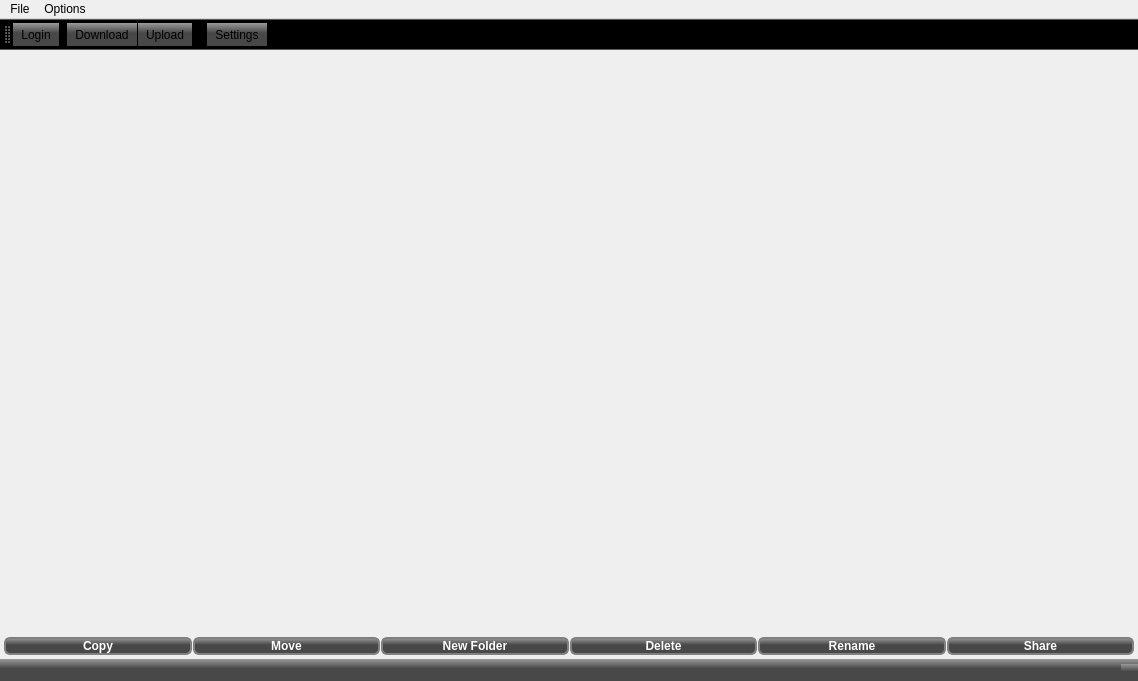
<?xml version="1.0" encoding="UTF-8"?>
<ui version="4.0">
 <class>MainWindow</class>
 <widget class="QMainWindow" name="MainWindow">
  <property name="geometry">
   <rect>
    <x>0</x>
    <y>0</y>
    <width>1138</width>
    <height>681</height>
   </rect>
  </property>
  <property name="sizePolicy">
   <sizepolicy hsizetype="Preferred" vsizetype="Maximum">
    <horstretch>0</horstretch>
    <verstretch>0</verstretch>
   </sizepolicy>
  </property>
  <property name="windowTitle">
   <string>Google Drive</string>
  </property>
  <property name="styleSheet">
   <string notr="true"/>
  </property>
  <property name="locale">
   <locale language="English" country="UnitedStates"/>
  </property>
  <property name="documentMode">
   <bool>false</bool>
  </property>
  <widget class="QWidget" name="centralWidget">
   <layout class="QHBoxLayout" name="horizontalLayout">
    <property name="spacing">
     <number>0</number>
    </property>
    <property name="leftMargin">
     <number>0</number>
    </property>
    <property name="topMargin">
     <number>0</number>
    </property>
    <property name="rightMargin">
     <number>0</number>
    </property>
    <property name="bottomMargin">
     <number>4</number>
    </property>
    <item>
     <layout class="QVBoxLayout" name="verticalLayout">
      <item>
       <widget class="QWidget" name="panelsWidget" native="true">
        <property name="sizePolicy">
         <sizepolicy hsizetype="Preferred" vsizetype="Preferred">
          <horstretch>0</horstretch>
          <verstretch>90</verstretch>
         </sizepolicy>
        </property>
       </widget>
      </item>
      <item>
       <layout class="QHBoxLayout" name="buttonsHLayout">
        <property name="spacing">
         <number>1</number>
        </property>
        <property name="leftMargin">
         <number>4</number>
        </property>
        <property name="topMargin">
         <number>0</number>
        </property>
        <property name="rightMargin">
         <number>4</number>
        </property>
        <property name="bottomMargin">
         <number>0</number>
        </property>
        <item>
         <widget class="QPushButton" name="copyButton">
          <property name="font">
           <font>
            <family>Arial</family>
            <pointsize>9</pointsize>
            <weight>75</weight>
            <bold>true</bold>
           </font>
          </property>
          <property name="cursor">
           <cursorShape>PointingHandCursor</cursorShape>
          </property>
          <property name="styleSheet">
           <string notr="true">background-color: qlineargradient(spread:pad, x1:1, y1:0.432, x2:1, y2:0, stop:0 rgba(72, 72, 72, 255), stop:1 rgba(154, 154, 154, 255));
color: rgb(255, 255, 255);
border: 2px solid gray;
border-top-right-radius: 6px;
border-bottom-right-radius: 6px;
border-top-left-radius: 6px;
border-bottom-left-radius: 6px;
width: 16px;</string>
          </property>
          <property name="text">
           <string>Copy</string>
          </property>
         </widget>
        </item>
        <item>
         <widget class="QPushButton" name="moveButton">
          <property name="font">
           <font>
            <family>Arial</family>
            <pointsize>9</pointsize>
            <weight>75</weight>
            <bold>true</bold>
           </font>
          </property>
          <property name="cursor">
           <cursorShape>PointingHandCursor</cursorShape>
          </property>
          <property name="styleSheet">
           <string notr="true">background-color: qlineargradient(spread:pad, x1:1, y1:0.432, x2:1, y2:0, stop:0 rgba(72, 72, 72, 255), stop:1 rgba(154, 154, 154, 255));
color: rgb(255, 255, 255);
border: 2px solid gray;
border-top-right-radius: 6px;
border-bottom-right-radius: 6px;
border-top-left-radius: 6px;
border-bottom-left-radius: 6px;
width: 16px;</string>
          </property>
          <property name="text">
           <string>Move</string>
          </property>
         </widget>
        </item>
        <item>
         <widget class="QPushButton" name="newFolderButton">
          <property name="font">
           <font>
            <family>Arial</family>
            <pointsize>9</pointsize>
            <weight>75</weight>
            <bold>true</bold>
           </font>
          </property>
          <property name="cursor">
           <cursorShape>PointingHandCursor</cursorShape>
          </property>
          <property name="styleSheet">
           <string notr="true">background-color: qlineargradient(spread:pad, x1:1, y1:0.432, x2:1, y2:0, stop:0 rgba(72, 72, 72, 255), stop:1 rgba(154, 154, 154, 255));
color: rgb(255, 255, 255);
border: 2px solid gray;
border-top-right-radius: 6px;
border-bottom-right-radius: 6px;
border-top-left-radius: 6px;
border-bottom-left-radius: 6px;
width: 16px;</string>
          </property>
          <property name="text">
           <string>New Folder</string>
          </property>
         </widget>
        </item>
        <item>
         <widget class="QPushButton" name="deleteButton">
          <property name="font">
           <font>
            <family>Arial</family>
            <pointsize>9</pointsize>
            <weight>75</weight>
            <bold>true</bold>
           </font>
          </property>
          <property name="cursor">
           <cursorShape>PointingHandCursor</cursorShape>
          </property>
          <property name="styleSheet">
           <string notr="true">background-color: qlineargradient(spread:pad, x1:1, y1:0.432, x2:1, y2:0, stop:0 rgba(72, 72, 72, 255), stop:1 rgba(154, 154, 154, 255));
color: rgb(255, 255, 255);
border: 2px solid gray;
border-top-right-radius: 6px;
border-bottom-right-radius: 6px;
border-top-left-radius: 6px;
border-bottom-left-radius: 6px;
width: 16px;</string>
          </property>
          <property name="text">
           <string>Delete</string>
          </property>
         </widget>
        </item>
        <item>
         <widget class="QPushButton" name="renameButton">
          <property name="font">
           <font>
            <family>Arial</family>
            <pointsize>9</pointsize>
            <weight>75</weight>
            <bold>true</bold>
           </font>
          </property>
          <property name="cursor">
           <cursorShape>PointingHandCursor</cursorShape>
          </property>
          <property name="styleSheet">
           <string notr="true">background-color: qlineargradient(spread:pad, x1:1, y1:0.432, x2:1, y2:0, stop:0 rgba(72, 72, 72, 255), stop:1 rgba(154, 154, 154, 255));
color: rgb(255, 255, 255);
border: 2px solid gray;
border-top-right-radius: 6px;
border-bottom-right-radius: 6px;
border-top-left-radius: 6px;
border-bottom-left-radius: 6px;
width: 16px;</string>
          </property>
          <property name="text">
           <string>Rename</string>
          </property>
         </widget>
        </item>
        <item>
         <widget class="QPushButton" name="shareButton">
          <property name="font">
           <font>
            <family>Arial</family>
            <pointsize>9</pointsize>
            <weight>75</weight>
            <bold>true</bold>
           </font>
          </property>
          <property name="cursor">
           <cursorShape>PointingHandCursor</cursorShape>
          </property>
          <property name="styleSheet">
           <string notr="true">background-color: qlineargradient(spread:pad, x1:1, y1:0.432, x2:1, y2:0, stop:0 rgba(72, 72, 72, 255), stop:1 rgba(154, 154, 154, 255));
color: rgb(255, 255, 255);
border: 2px solid gray;
border-top-right-radius: 6px;
border-bottom-right-radius: 6px;
border-top-left-radius: 6px;
border-bottom-left-radius: 6px;
width: 16px;</string>
          </property>
          <property name="text">
           <string>Share</string>
          </property>
         </widget>
        </item>
       </layout>
      </item>
     </layout>
    </item>
   </layout>
  </widget>
  <widget class="QMenuBar" name="menuBar">
   <property name="geometry">
    <rect>
     <x>0</x>
     <y>0</y>
     <width>1138</width>
     <height>21</height>
    </rect>
   </property>
   <widget class="QMenu" name="menuFile">
    <property name="title">
     <string>File</string>
    </property>
    <addaction name="actionLogin"/>
    <addaction name="actionQuit"/>
   </widget>
   <widget class="QMenu" name="menuOptions">
    <property name="title">
     <string>Options</string>
    </property>
    <addaction name="actionSettings"/>
   </widget>
   <addaction name="menuFile"/>
   <addaction name="menuOptions"/>
  </widget>
  <widget class="QToolBar" name="mainToolBar">
   <property name="styleSheet">
    <string notr="true">background-color: qlineargradient(spread:pad, x1:1, y1:0.432, x2:1, y2:0, stop:0 rgba(72, 72, 72, 255), stop:1 rgba(154, 154, 154, 255));</string>
   </property>
   <property name="movable">
    <bool>true</bool>
   </property>
   <attribute name="toolBarArea">
    <enum>TopToolBarArea</enum>
   </attribute>
   <attribute name="toolBarBreak">
    <bool>false</bool>
   </attribute>
   <addaction name="actionLogin"/>
   <addaction name="separator"/>
   <addaction name="actionDownload"/>
   <addaction name="actionUpload"/>
   <addaction name="separator"/>
   <addaction name="separator"/>
   <addaction name="actionSettings"/>
   <addaction name="separator"/>
  </widget>
  <widget class="QStatusBar" name="statusBar">
   <property name="styleSheet">
    <string notr="true">background-color: qlineargradient(spread:pad, x1:1, y1:0.432, x2:1, y2:0, stop:0 rgba(72, 72, 72, 255), stop:1 rgba(154, 154, 154, 255));
color: rgb(255, 255, 255);</string>
   </property>
   <property name="sizeGripEnabled">
    <bool>true</bool>
   </property>
  </widget>
  <action name="actionSettings">
   <property name="icon">
    <iconset resource="../../resource.qrc">
     <normaloff>:/ico/settings</normaloff>:/ico/settings</iconset>
   </property>
   <property name="text">
    <string>Settings</string>
   </property>
   <property name="iconText">
    <string>Settings</string>
   </property>
  </action>
  <action name="actionDownload">
   <property name="icon">
    <iconset resource="../../resource.qrc">
     <normaloff>:/ico/download</normaloff>:/ico/download</iconset>
   </property>
   <property name="text">
    <string>Download</string>
   </property>
  </action>
  <action name="actionUpload">
   <property name="icon">
    <iconset resource="../../resource.qrc">
     <normaloff>:/ico/upload</normaloff>:/ico/upload</iconset>
   </property>
   <property name="text">
    <string>Upload</string>
   </property>
  </action>
  <action name="actionLogin">
   <property name="icon">
    <iconset resource="../../resource.qrc">
     <normaloff>:/ico/login</normaloff>:/ico/login</iconset>
   </property>
   <property name="text">
    <string>Login</string>
   </property>
  </action>
  <action name="actionQuit">
   <property name="icon">
    <iconset resource="../../resource.qrc">
     <normaloff>:/ico/quit</normaloff>:/ico/quit</iconset>
   </property>
   <property name="text">
    <string>Quit</string>
   </property>
  </action>
  <action name="actionDelete">
   <property name="icon">
    <iconset resource="../../resource.qrc">
     <normaloff>:/ico/delete</normaloff>:/ico/delete</iconset>
   </property>
   <property name="text">
    <string>Delete</string>
   </property>
  </action>
  <action name="actionNewFolder">
   <property name="icon">
    <iconset resource="../../resource.qrc">
     <normaloff>:/ico/allitems</normaloff>:/ico/allitems</iconset>
   </property>
   <property name="text">
    <string>Create folder</string>
   </property>
   <property name="visible">
    <bool>true</bool>
   </property>
   <property name="iconVisibleInMenu">
    <bool>true</bool>
   </property>
  </action>
 </widget>
 <layoutdefault spacing="6" margin="11"/>
 <resources>
  <include location="../../resource.qrc"/>
 </resources>
 <connections/>
</ui>
